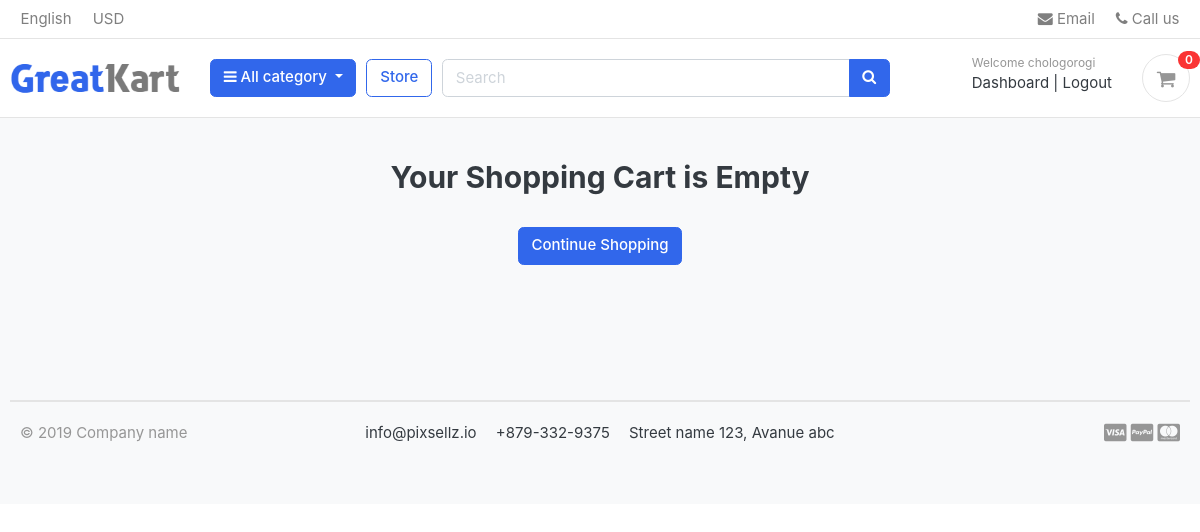
The app's page /cart/ (signed in), older data.
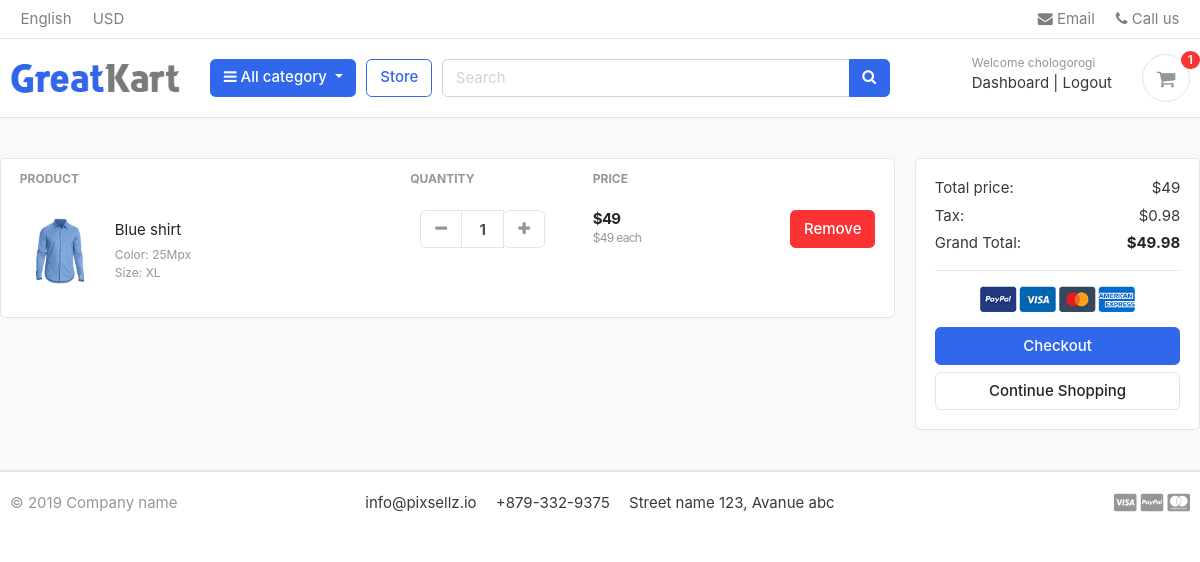
The same page, newer data.
### accounts/models.py (models this page shows, shortened)
class Account(AbstractBaseUser):
  first_name = models.CharField(max_length=50)
  last_name = models.CharField(max_length=50)
  username = models.CharField(max_length=50, unique=True)
  email = models.EmailField(max_length=100,unique=True)
  phone_number = models.CharField(max_length=50)
  date_joined = models.DateTimeField(auto_now_add=True)
  last_login = models.DateTimeField(auto_now_add=True)
  is_admin = models.BooleanField(default=False)
  is_staff = models.BooleanField(default=False)
  is_active = models.BooleanField(default=False)
  is_superadmin = models.BooleanField(default=False)
  objects = MyAccountManager()
  USERNAME_FIELD = 'email'
  REQUIRED_FIELDS = ['first_name','last_name','username']

### carts/models.py (models this page shows, shortened)
class CartItem(models.Model):
  user = models.ForeignKey(Account,on_delete=models.CASCADE,null=True)
  product = models.ForeignKey(Product,on_delete=models.CASCADE)
  variations = models.ManyToManyField(Variation,blank=True)
  cart = models.ForeignKey(Cart,on_delete=models.CASCADE)
  quantity = models.IntegerField()
  is_active = models.BooleanField(default=True)
  def sub_total(self):
    return self.product.price * self.quantity

### store/models.py (models this page shows, shortened)
class Product(models.Model):
  product_name = models.CharField(max_length=200,unique=True)
  slug = models.SlugField(max_length=200,unique=True)
  description = models.TextField(max_length=500,blank=True)
  price = models.IntegerField()
  images = models.ImageField(upload_to='photos/products')
  stock = models.IntegerField()
  is_available = models.BooleanField(default=True)
  category = models.ForeignKey(Category,on_delete=models.CASCADE)
  created_date = models.DateTimeField(auto_now_add=True)
  modified_date = models.DateTimeField(auto_now=True)
  def get_url(self):
    return reverse('product_detail',args=[self.category.slug,self.slug])

### carts/views.py (the view)
# urls.py: path('',views.cart,name='cart'),
def cart(request,total = 0,quantity=0,cart_items=None):
  tax= 0
  grand_total = 0
  try:
    if request.user.is_authenticated:
      cart_items = CartItem.objects.filter(user=request.user,is_active = True)
    else:
      cart = Cart.objects.get(cart_id = _cart_id(request))
      cart_items = CartItem.objects.filter(cart = cart,is_active = True)
    for cart_item in cart_items:
      total += (cart_item.product.price * cart_item.quantity)
      quantity += cart_item.quantity
    tax = (2*total)/100
    grand_total = total + tax
  except ObjectDoesNotExist:
    pass
  context = {
    'total':total,
    'quantity':quantity,
    'cart_items':cart_items,
    'tax':tax,
    'grand_total':grand_total
  }
  return render(request,'store/cart.html',context)

### templates/store/cart.html (shortened to what this page needs)
{% extends 'base.html' %} {% load static %} {% block content %}
<section class="section-content padding-y bg">
  {% if not cart_items %}
  <div class="container">
    <h2 class="text-center">Your Shopping Cart is Empty</h2>
    <br />
    <div class="text-center">
      <a href="{% url 'store' %}" class="btn btn-primary">Continue Shopping</a>
    </div>
    <br /><br /><br /><br /><br /><br />
    {% else %}
    <div class="row">
      <aside class="col-lg-9">
        <div class="card">
          <table class="table table-borderless table-shopping-cart">
            <thead class="text-muted">
              <tr class="small text-uppercase">
                <th scope="col">Product</th>
                <th scope="col" width="120">Quantity</th>
                <th scope="col" width="120">Price</th>
                <th scope="col" class="text-right" width="200"></th>
              </tr>
            </thead>
            <tbody>
              {% for cart_item in cart_items%}
              <tr>
                <td>
                  <figure class="itemside align-items-center">
                    <div class="aside">
                      <img
                        src="{{cart_item.product.images.url}}"
                        class="img-sm"
                      />
                    </div>
                    <figcaption class="info">
                      <a
                        href="{{cart_item.product.get_url}}"
                        class="title text-dark"
                        >{{cart_item.product.product_name}}</a
                      >
                      <p class="text-muted small">
                        Color: 25Mpx <br />
                        Size: XL
                      </p>
                    </figcaption>
                  </figure>
                </td>
                <td>
                  <div class="col">
                    <div class="input-group input-spinner">
                      <div class="input-group-prepend">
                        <a
                          href="{% url 'remove_cart' cart_item.product.id %}"
                          class="btn btn-light"
                          type="button"
                          id="button-plus"
                        >
                          <i class="fa fa-minus"></i>
                        </a>
                      </div>
                      <input
                        type="text"
                        class="form-control"
                        value="{{cart_item.quantity}}"
                      />
                      <div class="input-group-append">
                        <form action="#" method="POST">
                          <a
                            href="{% url 'add_cart' cart_item.product.id %}"
                            class="btn btn-light"
                            type="submit"
                            id="button-minus"
                          >
                            <i class="fa fa-plus"></i>
                          </a>
                        </form>
                      </div>
                    </div>
                  </div>
                </td>
                <td>
                  <div class="price-wrap">
                    <var class="price">${{cart_item.sub_total}}</var>
                    <small class="text-muted"
                      >${{cart_item.product.price}} each</small
                    >
                  </div>
                </td>
                <td class="text-right">
                  <a
                    href="{% url 'remove_cart_item' cart_item.product.id %}"
                    onclick="return confirm('Are you sure you want to delete this item?')"
                    class="btn btn-danger"
                  >
                    Remove
                  </a>
                </td>
              </tr>
              {% endfor %}
            </tbody>
          </table>
        </div>
      </aside>
      <aside class="col-lg-3">
        <div class="card">
          <div class="card-body">
            <dl class="dlist-align">
              <dt>Total price:</dt>
              <dd class="text-right">${{total}}</dd>
            </dl>
            <dl class="dlist-align">
              <dt>Tax:</dt>
              <dd class="text-right">${{tax}}</dd>
            </dl>
            <dl class="dlist-align">
              <dt>Grand Total:</dt>
              <dd class="text-right text-dark b">
                <strong>${{grand_total}}</strong>
              </dd>
            </dl>
            <hr />
            <p class="text-center mb-3">
              <img src="{% static 'images/misc/payments.png' %}" height="26" />
            </p>
            <a href="{% url 'checkout' %}" class="btn btn-primary btn-block"
              >Checkout</a
            >
            <a href="{% url 'store' %}" class="btn btn-light btn-block"
              >Continue Shopping</a
            >
          </div>
        </div>
      </aside>
    </div>
</section>
{% endif %} {%endblock%}

### templates/base.html (shortened to what this page needs)
{% load static %}
<!DOCTYPE html>
<html lang="en">
  <head>
    <link
      href="{% static 'css/bootstrap.css' %}"
      rel="stylesheet"
      type="text/css"
    />
    <link
      href="{% static 'fonts/fontawesome/css/all.min.css' %}"
      type="text/css"
      rel="stylesheet"
    />
    <link href="{% static 'css/ui.css' %}" rel="stylesheet" type="text/css" />
    <link
      href="{% static 'css/responsive.css' %}"
      rel="stylesheet"
      media="only screen and (max-width: 1200px)"
    />
    <link
      href="{% static 'css/custom.css' %}"
      rel="stylesheet"
      type="text/css"
    />
    <link
      rel="stylesheet"
      href="https://cdnjs.cloudflare.com/ajax/libs/font-awesome/4.7.0/css/font-awesome.min.css"
    />
  </head>
  <body>
    {% include 'includes/navbar.html' %} {% block content %}{% endblock %}
    {% include 'includes/footer.html' %}
  </body>
</html>

### templates/includes/navbar.html (shortened to what this page needs)
{% load static %}
<header class="section-header">
  <nav class="navbar p-md-0 navbar-expand-sm navbar-light border-bottom">
    <div class="container">
      <div class="collapse navbar-collapse" id="navbarTop4">
        <ul class="navbar-nav mr-auto">
          <li class="nav-item dropdown">
            <a href="#" class="nav-link"> English </a>
          </li>
          <li class="nav-item dropdown">
            <a href="#" class="nav-link"> USD </a>
          </li>
        </ul>
        <ul class="navbar-nav">
          <li>
            <a href="#" class="nav-link">
              <i class="fa fa-envelope"></i> Email
            </a>
          </li>
          <li>
            <a href="#" class="nav-link">
              <i class="fa fa-phone"></i> Call us
            </a>
          </li>
        </ul>
      </div>
    </div>
  </nav>
  <section class="header-main border-bottom">
    <div class="container">
      <div class="row align-items-center">
        <div class="col-lg-2 col-md-3 col-6">
          <a href="{% url 'home' %}" class="brand-wrap">
            <img class="logo" src="{% static './images/logo.png' %}" />
          </a>
        </div>
        <div class="col-lg col-sm col-md col-6 flex-grow-0">
          <div class="category-wrap dropdown d-inline-block float-right">
            <button
              type="button"
              class="btn btn-primary dropdown-toggle"
              data-toggle="dropdown"
            >
              <i class="fa fa-bars"></i> All category
            </button>
          </div>
        </div>
        <a href="{% url 'store' %}" class="btn btn-outline-primary">Store</a>
        <div class="col-lg col-md-6 col-sm-12 col">
          <form action="{% url 'search' %}" class="search" method="GET">
            <div class="input-group w-100">
              <input
                type="text"
                class="form-control"
                style="width: 60%"
                placeholder="Search"
                name="keyword"
                required
              />
              <div class="input-group-append">
                <button class="btn btn-primary" type="submit">
                  <i class="fa fa-search"></i>
                </button>
              </div>
            </div>
          </form>
        </div>
        <div class="col-lg-3 col-sm-6 col-8 order-2 order-lg-3">
          <div class="d-flex justify-content-end mb-3 mb-lg-0">
            {% if not user.is_authenticated %}
            <div class="widget-header">
              <small class="title text-muted">Welcome guest!</small>
              <div>
                <a href="{% url 'login' %}">Sign in</a>
                <span class="dark-transp"> | </span>
                <a href="{% url 'register' %}"> Register</a>
              </div>
            </div>
            {% else %}
            <div class="widget-header">
              <small class="title text-muted">Welcome {{user.username}} </small>
              <div>
                <a href="{% url 'dashboard' %}">Dashboard</a>
                <span class="dark-transp"> | </span>
                <a href="{% url 'logout' %}"> Logout</a>
              </div>
            </div>
            {% endif %}
            <a href="{% url 'cart' %}" class="widget-header pl-3 ml-3">
              <div class="icon icon-sm rounded-circle border">
                <i class="fa fa-shopping-cart"></i>
              </div>
              <span class="badge badge-pill badge-danger notify"
                >{{cart_count}}</span
              >
            </a>
          </div>
        </div>
      </div>
    </div>
  </section>
</header>

### templates/includes/footer.html (shortened to what this page needs)
<footer class="section-footer border-top">
	<div class="container">
		<section class="footer-bottom border-top row">
			<div class="col-md-2">
				<p class="text-muted"> &copy 2019 Company name </p>
			</div>
			<div class="col-md-8 text-md-center">
				<span  class="px-2">info@pixsellz.io</span>
				<span  class="px-2">+879-332-9375</span>
				<span  class="px-2">Street name 123, Avanue abc</span>
			</div>
			<div class="col-md-2 text-md-right text-muted">
				<i class="fab fa-lg fa-cc-visa"></i>
				<i class="fab fa-lg fa-cc-paypal"></i>
				<i class="fab fa-lg fa-cc-mastercard"></i>
			</div>
		</section>
	</div>
</footer>
</body>
</html>

Row changes from the older to the newer data that the page shows:
added CartItem: product.images (picture), product.product_name "Blue shirt", quantity "1", sub_total "49", product.price "49"
Text that changed along with them:
{{ cart_count }}: "0" → "1"
{{ total }}: (not shown) → "49"
{{ tax }}: (not shown) → "0.98"
{{ grand_total }}: (not shown) → "49.98"
text no longer shown: "Your Shopping Cart is Empty"
text now shown: "PRODUCT QUANTITY PRICE Total price: $ Tax: $ Grand Total: $ Checkout"
